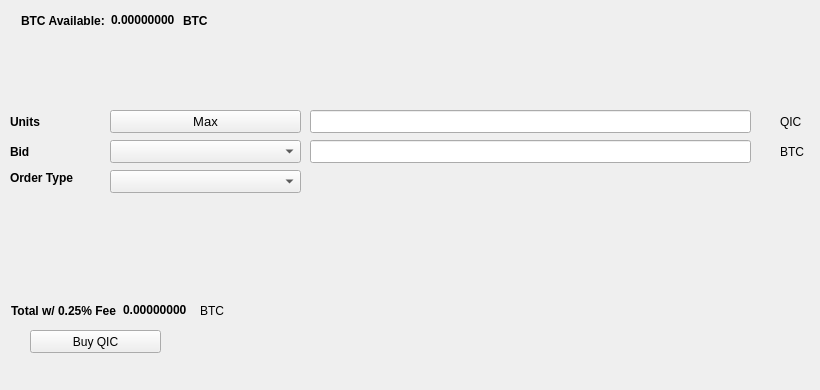
   <widget class="QWidget" name="BuyTab">
    <attribute name="title">
     <string>Buy</string>
    </attribute>
    <widget class="QPushButton" name="BuyQIC">
     <property name="geometry">
      <rect>
       <x>30</x>
       <y>330</y>
       <width>131</width>
       <height>23</height>
      </rect>
     </property>
     <property name="text">
      <string>Buy QIC</string>
     </property>
     <property name="icon">
      <iconset resource="../quickcoin.qrc">
       <normaloff>:/icons/bitcoin</normaloff>:/icons/bitcoin</iconset>
     </property>
    </widget>
    <widget class="QLabel" name="label_3">
     <property name="geometry">
      <rect>
       <x>10</x>
       <y>110</y>
       <width>46</width>
       <height>23</height>
      </rect>
     </property>
     <property name="font">
      <font>
       <weight>75</weight>
       <bold>true</bold>
      </font>
     </property>
     <property name="text">
      <string>Units</string>
     </property>
    </widget>
    <widget class="QLineEdit" name="UnitsInput">
     <property name="geometry">
      <rect>
       <x>310</x>
       <y>110</y>
       <width>441</width>
       <height>23</height>
      </rect>
     </property>
     <property name="font">
      <font>
       <pointsize>9</pointsize>
       <weight>75</weight>
       <bold>true</bold>
      </font>
     </property>
    </widget>
    <widget class="QLineEdit" name="BuyBidPriceEdit">
     <property name="geometry">
      <rect>
       <x>310</x>
       <y>140</y>
       <width>441</width>
       <height>23</height>
      </rect>
     </property>
     <property name="font">
      <font>
       <pointsize>9</pointsize>
       <weight>75</weight>
       <bold>true</bold>
      </font>
     </property>
    </widget>
    <widget class="QLabel" name="label_4">
     <property name="geometry">
      <rect>
       <x>780</x>
       <y>110</y>
       <width>31</width>
       <height>23</height>
      </rect>
     </property>
     <property name="text">
      <string>QIC</string>
     </property>
    </widget>
    <widget class="QLabel" name="label_5">
     <property name="geometry">
      <rect>
       <x>780</x>
       <y>140</y>
       <width>31</width>
       <height>23</height>
      </rect>
     </property>
     <property name="text">
      <string>BTC</string>
     </property>
    </widget>
    <widget class="QLabel" name="label_6">
     <property name="geometry">
      <rect>
       <x>10</x>
       <y>140</y>
       <width>46</width>
       <height>23</height>
      </rect>
     </property>
     <property name="font">
      <font>
       <weight>75</weight>
       <bold>true</bold>
      </font>
     </property>
     <property name="text">
      <string>Bid</string>
     </property>
    </widget>
    <widget class="QLabel" name="label_7">
     <property name="geometry">
      <rect>
       <x>10</x>
       <y>170</y>
       <width>91</width>
       <height>16</height>
      </rect>
     </property>
     <property name="font">
      <font>
       <weight>75</weight>
       <bold>true</bold>
      </font>
     </property>
     <property name="text">
      <string>Order Type</string>
     </property>
    </widget>
    <widget class="QPushButton" name="Buy_Max_Amount">
     <property name="geometry">
      <rect>
       <x>110</x>
       <y>110</y>
       <width>191</width>
       <height>23</height>
      </rect>
     </property>
     <property name="font">
      <font>
       <pointsize>10</pointsize>
      </font>
     </property>
     <property name="text">
      <string>Max</string>
     </property>
    </widget>
    <widget class="QComboBox" name="BuyBidcomboBox">
     <property name="geometry">
      <rect>
       <x>110</x>
       <y>140</y>
       <width>191</width>
       <height>23</height>
      </rect>
     </property>
     <property name="font">
      <font>
       <pointsize>10</pointsize>
      </font>
     </property>
    </widget>
    <widget class="QComboBox" name="buyOrdertypeCombo">
     <property name="geometry">
      <rect>
       <x>110</x>
       <y>170</y>
       <width>191</width>
       <height>23</height>
      </rect>
     </property>
     <property name="font">
      <font>
       <pointsize>10</pointsize>
      </font>
     </property>
    </widget>
    <widget class="QWidget" name="layoutWidget1">
     <property name="geometry">
      <rect>
       <x>21</x>
       <y>11</y>
       <width>227</width>
       <height>19</height>
      </rect>
     </property>
     <layout class="QHBoxLayout" name="horizontalLayout_3">
      <item>
       <widget class="QLabel" name="label232">
        <property name="font">
         <font>
          <weight>75</weight>
          <bold>true</bold>
         </font>
        </property>
        <property name="text">
         <string>BTC Available:</string>
        </property>
       </widget>
      </item>
      <item>
       <widget class="QLabel" name="BtcAvailableLbl">
        <property name="palette">
         <palette>
          <active>
           <colorrole role="WindowText">
            <brush brushstyle="SolidPattern">
             <color alpha="255">
              <red>0</red>
              <green>0</green>
              <blue>0</blue>
             </color>
            </brush>
           </colorrole>
           <colorrole role="Button">
            <brush brushstyle="SolidPattern">
             <color alpha="255">
              <red>0</red>
              <green>170</green>
              <blue>0</blue>
             </color>
            </brush>
           </colorrole>
           <colorrole role="Light">
            <brush brushstyle="SolidPattern">
             <color alpha="255">
              <red>0</red>
              <green>255</green>
              <blue>0</blue>
             </color>
            </brush>
           </colorrole>
           <colorrole role="Midlight">
            <brush brushstyle="SolidPattern">
             <color alpha="255">
              <red>0</red>
              <green>212</green>
              <blue>0</blue>
             </color>
            </brush>
           </colorrole>
           <colorrole role="Dark">
            <brush brushstyle="SolidPattern">
             <color alpha="255">
              <red>0</red>
              <green>85</green>
              <blue>0</blue>
             </color>
            </brush>
           </colorrole>
           <colorrole role="Mid">
            <brush brushstyle="SolidPattern">
             <color alpha="255">
              <red>0</red>
              <green>113</green>
              <blue>0</blue>
             </color>
            </brush>
           </colorrole>
           <colorrole role="Text">
            <brush brushstyle="SolidPattern">
             <color alpha="255">
              <red>0</red>
              <green>170</green>
              <blue>0</blue>
             </color>
            </brush>
           </colorrole>
           <colorrole role="BrightText">
            <brush brushstyle="SolidPattern">
             <color alpha="255">
              <red>255</red>
              <green>255</green>
              <blue>255</blue>
             </color>
            </brush>
           </colorrole>
           <colorrole role="ButtonText">
            <brush brushstyle="SolidPattern">
             <color alpha="255">
              <red>0</red>
              <green>0</green>
              <blue>0</blue>
             </color>
            </brush>
           </colorrole>
           <colorrole role="Base">
            <brush brushstyle="SolidPattern">
             <color alpha="255">
              <red>255</red>
              <green>255</green>
              <blue>255</blue>
             </color>
            </brush>
           </colorrole>
           <colorrole role="Window">
            <brush brushstyle="SolidPattern">
             <color alpha="255">
              <red>0</red>
              <green>170</green>
              <blue>0</blue>
             </color>
            </brush>
           </colorrole>
           <colorrole role="Shadow">
            <brush brushstyle="SolidPattern">
             <color alpha="255">
              <red>0</red>
              <green>0</green>
              <blue>0</blue>
             </color>
            </brush>
           </colorrole>
           <colorrole role="AlternateBase">
            <brush brushstyle="SolidPattern">
             <color alpha="255">
              <red>127</red>
              <green>212</green>
              <blue>127</blue>
             </color>
            </brush>
           </colorrole>
           <colorrole role="ToolTipBase">
            <brush brushstyle="SolidPattern">
             <color alpha="255">
              <red>255</red>
              <green>255</green>
              <blue>220</blue>
             </color>
            </brush>
           </colorrole>
           <colorrole role="ToolTipText">
            <brush brushstyle="SolidPattern">
             <color alpha="255">
              <red>0</red>
              <green>0</green>
              <blue>0</blue>
             </color>
            </brush>
           </colorrole>
          </active>
          <inactive>
           <colorrole role="WindowText">
            <brush brushstyle="SolidPattern">
             <color alpha="255">
              <red>0</red>
              <green>0</green>
              <blue>0</blue>
             </color>
            </brush>
           </colorrole>
           <colorrole role="Button">
            <brush brushstyle="SolidPattern">
             <color alpha="255">
              <red>0</red>
              <green>170</green>
              <blue>0</blue>
             </color>
            </brush>
           </colorrole>
           <colorrole role="Light">
            <brush brushstyle="SolidPattern">
             <color alpha="255">
              <red>0</red>
              <green>255</green>
              <blue>0</blue>
             </color>
            </brush>
           </colorrole>
           <colorrole role="Midlight">
            <brush brushstyle="SolidPattern">
             <color alpha="255">
              <red>0</red>
              <green>212</green>
              <blue>0</blue>
             </color>
            </brush>
           </colorrole>
           <colorrole role="Dark">
            <brush brushstyle="SolidPattern">
             <color alpha="255">
              <red>0</red>
              <green>85</green>
              <blue>0</blue>
             </color>
            </brush>
           </colorrole>
           <colorrole role="Mid">
            <brush brushstyle="SolidPattern">
             <color alpha="255">
              <red>0</red>
              <green>113</green>
              <blue>0</blue>
             </color>
            </brush>
           </colorrole>
           <colorrole role="Text">
            <brush brushstyle="SolidPattern">
             <color alpha="255">
              <red>0</red>
              <green>170</green>
              <blue>0</blue>
             </color>
            </brush>
           </colorrole>
           <colorrole role="BrightText">
            <brush brushstyle="SolidPattern">
             <color alpha="255">
              <red>255</red>
              <green>255</green>
              <blue>255</blue>
             </color>
            </brush>
           </colorrole>
           <colorrole role="ButtonText">
            <brush brushstyle="SolidPattern">
             <color alpha="255">
              <red>0</red>
              <green>0</green>
              <blue>0</blue>
             </color>
            </brush>
           </colorrole>
           <colorrole role="Base">
            <brush brushstyle="SolidPattern">
             <color alpha="255">
              <red>255</red>
              <green>255</green>
              <blue>255</blue>
             </color>
            </brush>
           </colorrole>
           <colorrole role="Window">
            <brush brushstyle="SolidPattern">
             <color alpha="255">
              <red>0</red>
              <green>170</green>
              <blue>0</blue>
             </color>
            </brush>
           </colorrole>
           <colorrole role="Shadow">
            <brush brushstyle="SolidPattern">
             <color alpha="255">
              <red>0</red>
              <green>0</green>
              <blue>0</blue>
             </color>
            </brush>
           </colorrole>
           <colorrole role="AlternateBase">
            <brush brushstyle="SolidPattern">
             <color alpha="255">
              <red>127</red>
              <green>212</green>
              <blue>127</blue>
             </color>
            </brush>
           </colorrole>
           <colorrole role="ToolTipBase">
            <brush brushstyle="SolidPattern">
             <color alpha="255">
              <red>255</red>
              <green>255</green>
              <blue>220</blue>
             </color>
            </brush>
           </colorrole>
           <colorrole role="ToolTipText">
            <brush brushstyle="SolidPattern">
             <color alpha="255">
              <red>0</red>
              <green>0</green>
              <blue>0</blue>
             </color>
            </brush>
           </colorrole>
          </inactive>
          <disabled>
           <colorrole role="WindowText">
            <brush brushstyle="SolidPattern">
             <color alpha="255">
              <red>0</red>
              <green>85</green>
              <blue>0</blue>
             </color>
            </brush>
           </colorrole>
           <colorrole role="Button">
            <brush brushstyle="SolidPattern">
             <color alpha="255">
              <red>0</red>
              <green>170</green>
              <blue>0</blue>
             </color>
            </brush>
           </colorrole>
           <colorrole role="Light">
            <brush brushstyle="SolidPattern">
             <color alpha="255">
              <red>0</red>
              <green>255</green>
              <blue>0</blue>
             </color>
            </brush>
           </colorrole>
           <colorrole role="Midlight">
            <brush brushstyle="SolidPattern">
             <color alpha="255">
              <red>0</red>
              <green>212</green>
              <blue>0</blue>
             </color>
            </brush>
           </colorrole>
           <colorrole role="Dark">
            <brush brushstyle="SolidPattern">
             <color alpha="255">
              <red>0</red>
              <green>85</green>
              <blue>0</blue>
             </color>
            </brush>
           </colorrole>
           <colorrole role="Mid">
            <brush brushstyle="SolidPattern">
             <color alpha="255">
              <red>0</red>
              <green>113</green>
              <blue>0</blue>
             </color>
            </brush>
           </colorrole>
           <colorrole role="Text">
            <brush brushstyle="SolidPattern">
             <color alpha="255">
              <red>0</red>
              <green>85</green>
              <blue>0</blue>
             </color>
            </brush>
           </colorrole>
           <colorrole role="BrightText">
            <brush brushstyle="SolidPattern">
             <color alpha="255">
              <red>255</red>
              <green>255</green>
              <blue>255</blue>
             </color>
            </brush>
           </colorrole>
           <colorrole role="ButtonText">
            <brush brushstyle="SolidPattern">
             <color alpha="255">
              <red>0</red>
              <green>85</green>
              <blue>0</blue>
             </color>
            </brush>
           </colorrole>
           <colorrole role="Base">
            <brush brushstyle="SolidPattern">
             <color alpha="255">
              <red>0</red>
              <green>170</green>
              <blue>0</blue>
             </color>
            </brush>
           </colorrole>
           <colorrole role="Window">
            <brush brushstyle="SolidPattern">
             <color alpha="255">
              <red>0</red>
              <green>170</green>
              <blue>0</blue>
             </color>
            </brush>
           </colorrole>
           <colorrole role="Shadow">
            <brush brushstyle="SolidPattern">
             <color alpha="255">
              <red>0</red>
              <green>0</green>
              <blue>0</blue>
             </color>
            </brush>
           </colorrole>
           <colorrole role="AlternateBase">
            <brush brushstyle="SolidPattern">
             <color alpha="255">
              <red>0</red>
              <green>170</green>
              <blue>0</blue>
             </color>
            </brush>
           </colorrole>
           <colorrole role="ToolTipBase">
            <brush brushstyle="SolidPattern">
             <color alpha="255">
              <red>255</red>
              <green>255</green>
              <blue>220</blue>
             </color>
            </brush>
           </colorrole>
           <colorrole role="ToolTipText">
            <brush brushstyle="SolidPattern">
             <color alpha="255">
              <red>0</red>
              <green>0</green>
              <blue>0</blue>
             </color>
            </brush>
           </colorrole>
          </disabled>
         </palette>
        </property>
        <property name="font">
         <font>
          <weight>75</weight>
          <bold>true</bold>
         </font>
        </property>
        <property name="text">
         <string>0.00000000</string>
        </property>
        <property name="textInteractionFlags">
         <set>Qt::LinksAccessibleByMouse|Qt::TextSelectableByKeyboard|Qt::TextSelectableByMouse</set>
        </property>
       </widget>
      </item>
      <item>
       <widget class="QLabel" name="BtcAvailableLbl_2">
        <property name="font">
         <font>
          <weight>75</weight>
          <bold>true</bold>
         </font>
        </property>
        <property name="text">
         <string>BTC</string>
        </property>
       </widget>
      </item>
     </layout>
    </widget>
    <widget class="QWidget" name="layoutWidge2">
     <property name="geometry">
      <rect>
       <x>11</x>
       <y>301</y>
       <width>259</width>
       <height>19</height>
      </rect>
     </property>
     <layout class="QHBoxLayout" name="horizontalLayout_4">
      <item>
       <widget class="QLabel" name="label_9">
        <property name="font">
         <font>
          <weight>75</weight>
          <bold>true</bold>
         </font>
        </property>
        <property name="text">
         <string>Total w/ 0.25% Fee</string>
        </property>
       </widget>
      </item>
      <item>
       <widget class="QLabel" name="BuyCostLabel">
        <property name="palette">
         <palette>
          <active>
           <colorrole role="WindowText">
            <brush brushstyle="SolidPattern">
             <color alpha="255">
              <red>0</red>
              <green>0</green>
              <blue>0</blue>
             </color>
            </brush>
           </colorrole>
           <colorrole role="Button">
            <brush brushstyle="SolidPattern">
             <color alpha="255">
              <red>0</red>
              <green>170</green>
              <blue>0</blue>
             </color>
            </brush>
           </colorrole>
           <colorrole role="Light">
            <brush brushstyle="SolidPattern">
             <color alpha="255">
              <red>0</red>
              <green>255</green>
              <blue>0</blue>
             </color>
            </brush>
           </colorrole>
           <colorrole role="Midlight">
            <brush brushstyle="SolidPattern">
             <color alpha="255">
              <red>0</red>
              <green>212</green>
              <blue>0</blue>
             </color>
            </brush>
           </colorrole>
           <colorrole role="Dark">
            <brush brushstyle="SolidPattern">
             <color alpha="255">
              <red>0</red>
              <green>85</green>
              <blue>0</blue>
             </color>
            </brush>
           </colorrole>
           <colorrole role="Mid">
            <brush brushstyle="SolidPattern">
             <color alpha="255">
              <red>0</red>
              <green>113</green>
              <blue>0</blue>
             </color>
            </brush>
           </colorrole>
           <colorrole role="Text">
            <brush brushstyle="SolidPattern">
             <color alpha="255">
              <red>0</red>
              <green>170</green>
              <blue>0</blue>
             </color>
            </brush>
           </colorrole>
           <colorrole role="BrightText">
            <brush brushstyle="SolidPattern">
             <color alpha="255">
              <red>255</red>
              <green>255</green>
              <blue>255</blue>
             </color>
            </brush>
           </colorrole>
           <colorrole role="ButtonText">
            <brush brushstyle="SolidPattern">
             <color alpha="255">
              <red>0</red>
              <green>0</green>
              <blue>0</blue>
             </color>
            </brush>
           </colorrole>
           <colorrole role="Base">
            <brush brushstyle="SolidPattern">
             <color alpha="255">
              <red>255</red>
              <green>255</green>
              <blue>255</blue>
             </color>
            </brush>
           </colorrole>
           <colorrole role="Window">
            <brush brushstyle="SolidPattern">
             <color alpha="255">
              <red>0</red>
              <green>170</green>
              <blue>0</blue>
             </color>
            </brush>
           </colorrole>
           <colorrole role="Shadow">
            <brush brushstyle="SolidPattern">
             <color alpha="255">
              <red>0</red>
              <green>0</green>
              <blue>0</blue>
             </color>
            </brush>
           </colorrole>
           <colorrole role="AlternateBase">
            <brush brushstyle="SolidPattern">
             <color alpha="255">
              <red>127</red>
              <green>212</green>
              <blue>127</blue>
             </color>
            </brush>
           </colorrole>
           <colorrole role="ToolTipBase">
            <brush brushstyle="SolidPattern">
             <color alpha="255">
              <red>255</red>
              <green>255</green>
              <blue>220</blue>
             </color>
            </brush>
           </colorrole>
           <colorrole role="ToolTipText">
            <brush brushstyle="SolidPattern">
             <color alpha="255">
              <red>0</red>
              <green>0</green>
              <blue>0</blue>
             </color>
            </brush>
           </colorrole>
          </active>
          <inactive>
           <colorrole role="WindowText">
            <brush brushstyle="SolidPattern">
             <color alpha="255">
              <red>0</red>
              <green>0</green>
              <blue>0</blue>
             </color>
            </brush>
           </colorrole>
           <colorrole role="Button">
            <brush brushstyle="SolidPattern">
             <color alpha="255">
              <red>0</red>
              <green>170</green>
              <blue>0</blue>
             </color>
            </brush>
           </colorrole>
           <colorrole role="Light">
            <brush brushstyle="SolidPattern">
             <color alpha="255">
              <red>0</red>
              <green>255</green>
              <blue>0</blue>
             </color>
            </brush>
           </colorrole>
           <colorrole role="Midlight">
            <brush brushstyle="SolidPattern">
             <color alpha="255">
              <red>0</red>
              <green>212</green>
              <blue>0</blue>
             </color>
            </brush>
           </colorrole>
           <colorrole role="Dark">
            <brush brushstyle="SolidPattern">
             <color alpha="255">
              <red>0</red>
              <green>85</green>
              <blue>0</blue>
             </color>
            </brush>
           </colorrole>
           <colorrole role="Mid">
            <brush brushstyle="SolidPattern">
             <color alpha="255">
              <red>0</red>
              <green>113</green>
              <blue>0</blue>
             </color>
            </brush>
           </colorrole>
           <colorrole role="Text">
            <brush brushstyle="SolidPattern">
             <color alpha="255">
              <red>0</red>
              <green>170</green>
              <blue>0</blue>
             </color>
            </brush>
           </colorrole>
           <colorrole role="BrightText">
            <brush brushstyle="SolidPattern">
             <color alpha="255">
              <red>255</red>
              <green>255</green>
              <blue>255</blue>
             </color>
            </brush>
           </colorrole>
           <colorrole role="ButtonText">
            <brush brushstyle="SolidPattern">
             <color alpha="255">
              <red>0</red>
              <green>0</green>
              <blue>0</blue>
             </color>
            </brush>
           </colorrole>
           <colorrole role="Base">
            <brush brushstyle="SolidPattern">
             <color alpha="255">
              <red>255</red>
              <green>255</green>
              <blue>255</blue>
             </color>
            </brush>
           </colorrole>
           <colorrole role="Window">
            <brush brushstyle="SolidPattern">
             <color alpha="255">
              <red>0</red>
              <green>170</green>
              <blue>0</blue>
             </color>
            </brush>
           </colorrole>
           <colorrole role="Shadow">
            <brush brushstyle="SolidPattern">
             <color alpha="255">
              <red>0</red>
              <green>0</green>
              <blue>0</blue>
             </color>
            </brush>
           </colorrole>
           <colorrole role="AlternateBase">
            <brush brushstyle="SolidPattern">
             <color alpha="255">
              <red>127</red>
              <green>212</green>
              <blue>127</blue>
             </color>
            </brush>
           </colorrole>
           <colorrole role="ToolTipBase">
            <brush brushstyle="SolidPattern">
             <color alpha="255">
              <red>255</red>
              <green>255</green>
              <blue>220</blue>
             </color>
            </brush>
           </colorrole>
           <colorrole role="ToolTipText">
            <brush brushstyle="SolidPattern">
             <color alpha="255">
              <red>0</red>
              <green>0</green>
              <blue>0</blue>
             </color>
            </brush>
           </colorrole>
          </inactive>
          <disabled>
           <colorrole role="WindowText">
            <brush brushstyle="SolidPattern">
             <color alpha="255">
              <red>0</red>
              <green>85</green>
              <blue>0</blue>
             </color>
            </brush>
           </colorrole>
           <colorrole role="Button">
            <brush brushstyle="SolidPattern">
             <color alpha="255">
              <red>0</red>
              <green>170</green>
              <blue>0</blue>
             </color>
            </brush>
           </colorrole>
           <colorrole role="Light">
            <brush brushstyle="SolidPattern">
             <color alpha="255">
              <red>0</red>
              <green>255</green>
              <blue>0</blue>
             </color>
            </brush>
           </colorrole>
           <colorrole role="Midlight">
            <brush brushstyle="SolidPattern">
             <color alpha="255">
              <red>0</red>
              <green>212</green>
              <blue>0</blue>
             </color>
            </brush>
           </colorrole>
           <colorrole role="Dark">
            <brush brushstyle="SolidPattern">
             <color alpha="255">
              <red>0</red>
              <green>85</green>
              <blue>0</blue>
             </color>
            </brush>
           </colorrole>
           <colorrole role="Mid">
            <brush brushstyle="SolidPattern">
             <color alpha="255">
              <red>0</red>
              <green>113</green>
              <blue>0</blue>
             </color>
            </brush>
           </colorrole>
           <colorrole role="Text">
            <brush brushstyle="SolidPattern">
             <color alpha="255">
              <red>0</red>
              <green>85</green>
              <blue>0</blue>
             </color>
            </brush>
           </colorrole>
           <colorrole role="BrightText">
            <brush brushstyle="SolidPattern">
             <color alpha="255">
              <red>255</red>
              <green>255</green>
              <blue>255</blue>
             </color>
            </brush>
           </colorrole>
           <colorrole role="ButtonText">
            <brush brushstyle="SolidPattern">
             <color alpha="255">
              <red>0</red>
              <green>85</green>
              <blue>0</blue>
             </color>
            </brush>
           </colorrole>
           <colorrole role="Base">
            <brush brushstyle="SolidPattern">
             <color alpha="255">
              <red>0</red>
              <green>170</green>
              <blue>0</blue>
             </color>
            </brush>
           </colorrole>
           <colorrole role="Window">
            <brush brushstyle="SolidPattern">
             <color alpha="255">
              <red>0</red>
              <green>170</green>
              <blue>0</blue>
             </color>
            </brush>
           </colorrole>
           <colorrole role="Shadow">
            <brush brushstyle="SolidPattern">
             <color alpha="255">
              <red>0</red>
              <green>0</green>
              <blue>0</blue>
             </color>
            </brush>
           </colorrole>
           <colorrole role="AlternateBase">
            <brush brushstyle="SolidPattern">
             <color alpha="255">
              <red>0</red>
              <green>170</green>
              <blue>0</blue>
             </color>
            </brush>
           </colorrole>
           <colorrole role="ToolTipBase">
            <brush brushstyle="SolidPattern">
             <color alpha="255">
              <red>255</red>
              <green>255</green>
              <blue>220</blue>
             </color>
            </brush>
           </colorrole>
           <colorrole role="ToolTipText">
            <brush brushstyle="SolidPattern">
             <color alpha="255">
              <red>0</red>
              <green>0</green>
              <blue>0</blue>
             </color>
            </brush>
           </colorrole>
          </disabled>
         </palette>
        </property>
        <property name="font">
         <font>
          <weight>75</weight>
          <bold>true</bold>
         </font>
        </property>
        <property name="autoFillBackground">
         <bool>false</bool>
        </property>
        <property name="text">
         <string>0.00000000</string>
        </property>
        <property name="textInteractionFlags">
         <set>Qt::LinksAccessibleByMouse|Qt::TextSelectableByMouse</set>
        </property>
       </widget>
      </item>
      <item>
       <widget class="QLabel" name="label_10">
        <property name="font">
         <font>
          <weight>50</weight>
          <bold>false</bold>
         </font>
        </property>
        <property name="text">
         <string>BTC</string>
        </property>
       </widget>
      </item>
     </layout>
    </widget>
    <widget class="QLabel" name="label_24">
     <property name="geometry">
      <rect>
       <x>460</x>
       <y>300</y>
       <width>281</width>
       <height>81</height>
      </rect>
     </property>
     <property name="text">
      <string/>
     </property>
     <property name="pixmap">
      <pixmap>:/images/bittrex</pixmap>
     </property>
    </widget>
   </widget>
